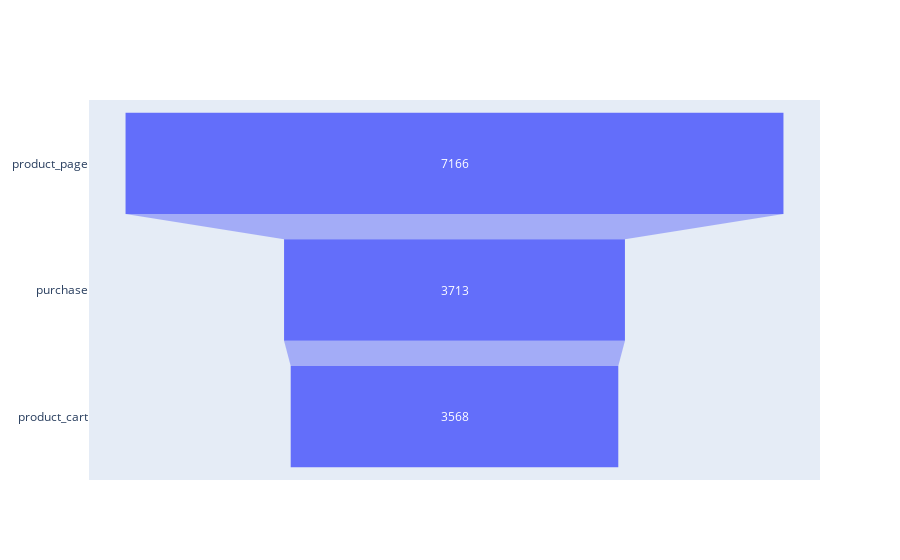

Here is the notebook cell this chart was saved with:
### Markdown cell above
Conclusion:

The most common path is only product_page followed by :purchase-->product_page and product_cart--->product_page

It is clear that not all of them part of a single sequence at all!

### Code cell
# At what stage do you lose the most users?

# Excluding Tutorial:
df_no_login = ab_events_relevant_df[ab_events_relevant_df['event_name']!='login']

# Creating a table with 3 stages and how many users complete each..
funnel_shift = df_no_login.groupby(['event_name'])['user_id'].nunique().sort_values(ascending=False).reset_index()
funnel_shift.columns = ['event_name','unique_users']


# Calculating the % change:(by func "pct_change") from stage to stage:
funnel_shift['perc_ch']=funnel_shift['unique_users'].pct_change()
display(funnel_shift)

#fig = px.funnel(funnel_shift, x='unique_users', y='event_name')
#fig.show()


fig =go.Figure(go.Funnel(
    y = funnel_shift.event_name,#["Visitors","Added a product to cart", "Started checkout", "Paid"],
    x = funnel_shift.unique_users#[583, 258,  120, 56]
    ))
fig.show()

### Figure 1 — Plotly figure (JSON) as saved in the notebook; plotly's stock layout.template omitted (floating-point values rounded to 4 significant figures)
{"data": [{"type": "funnel", "x": [7166, 3713, 3568], "y": ["product_page", "purchase", "product_cart"]}], "layout": {}}
